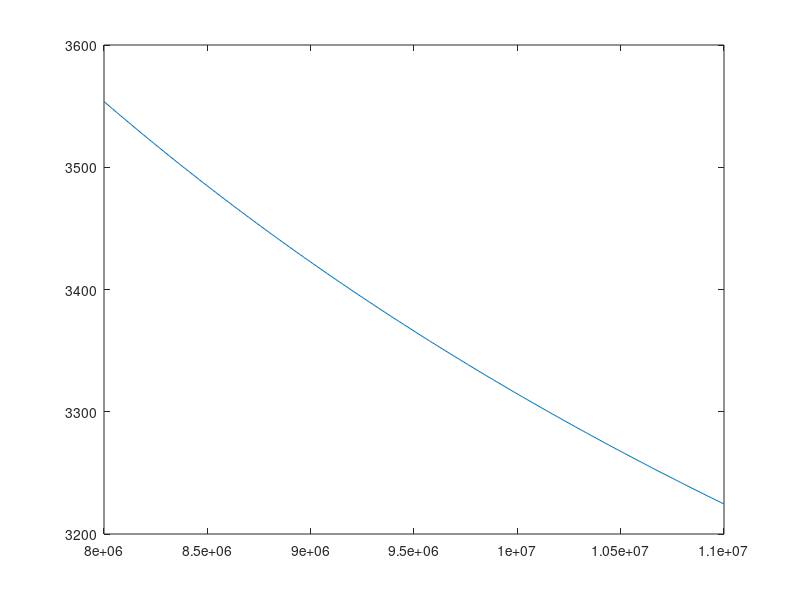

The MATLAB script that drew this image:
ro = [8000000: 10000 : 11000000];
load('DATA.mat');
mu = earth.mu;
for i=1:301
    Vo = sqrt(mu/ro(i));
    Vinf(i) = sqrt(3.6054e+03^2+2*Vo^2)-Vo;
end
plot(ro,Vinf)